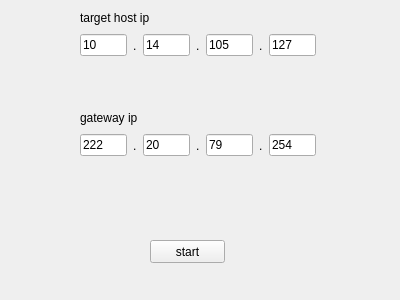
<?xml version="1.0" encoding="UTF-8"?>
<ui version="4.0">
 <class>ArpAttacker</class>
 <widget class="QWidget" name="ArpAttacker">
  <property name="geometry">
   <rect>
    <x>0</x>
    <y>0</y>
    <width>400</width>
    <height>300</height>
   </rect>
  </property>
  <property name="windowTitle">
   <string>Form</string>
  </property>
  <widget class="QWidget" name="horizontalLayoutWidget">
   <property name="geometry">
    <rect>
     <x>80</x>
     <y>30</y>
     <width>236</width>
     <height>31</height>
    </rect>
   </property>
   <layout class="QHBoxLayout" name="horizontalLayout">
    <item>
     <widget class="QLineEdit" name="tip1">
      <property name="text">
       <string>10</string>
      </property>
     </widget>
    </item>
    <item>
     <widget class="QLabel" name="label">
      <property name="text">
       <string>.</string>
      </property>
     </widget>
    </item>
    <item>
     <widget class="QLineEdit" name="tip2">
      <property name="text">
       <string>14</string>
      </property>
     </widget>
    </item>
    <item>
     <widget class="QLabel" name="label_2">
      <property name="text">
       <string>.</string>
      </property>
     </widget>
    </item>
    <item>
     <widget class="QLineEdit" name="tip3">
      <property name="text">
       <string>105</string>
      </property>
     </widget>
    </item>
    <item>
     <widget class="QLabel" name="label_4">
      <property name="text">
       <string>.</string>
      </property>
     </widget>
    </item>
    <item>
     <widget class="QLineEdit" name="tip4">
      <property name="text">
       <string>127</string>
      </property>
     </widget>
    </item>
   </layout>
  </widget>
  <widget class="QLabel" name="label_5">
   <property name="geometry">
    <rect>
     <x>80</x>
     <y>10</y>
     <width>101</width>
     <height>16</height>
    </rect>
   </property>
   <property name="text">
    <string>target host ip</string>
   </property>
  </widget>
  <widget class="QPushButton" name="startButton">
   <property name="geometry">
    <rect>
     <x>150</x>
     <y>240</y>
     <width>75</width>
     <height>23</height>
    </rect>
   </property>
   <property name="text">
    <string>start</string>
   </property>
  </widget>
  <widget class="QLabel" name="isSuccessful">
   <property name="geometry">
    <rect>
     <x>160</x>
     <y>270</y>
     <width>54</width>
     <height>12</height>
    </rect>
   </property>
   <property name="text">
    <string/>
   </property>
  </widget>
  <widget class="QLabel" name="label_6">
   <property name="geometry">
    <rect>
     <x>80</x>
     <y>110</y>
     <width>101</width>
     <height>16</height>
    </rect>
   </property>
   <property name="text">
    <string>gateway ip</string>
   </property>
  </widget>
  <widget class="QWidget" name="horizontalLayoutWidget_2">
   <property name="geometry">
    <rect>
     <x>80</x>
     <y>130</y>
     <width>236</width>
     <height>31</height>
    </rect>
   </property>
   <layout class="QHBoxLayout" name="horizontalLayout_2">
    <item>
     <widget class="QLineEdit" name="gip1">
      <property name="text">
       <string>222</string>
      </property>
     </widget>
    </item>
    <item>
     <widget class="QLabel" name="label_3">
      <property name="text">
       <string>.</string>
      </property>
     </widget>
    </item>
    <item>
     <widget class="QLineEdit" name="gip2">
      <property name="text">
       <string>20</string>
      </property>
     </widget>
    </item>
    <item>
     <widget class="QLabel" name="label_7">
      <property name="text">
       <string>.</string>
      </property>
     </widget>
    </item>
    <item>
     <widget class="QLineEdit" name="gip3">
      <property name="text">
       <string>79</string>
      </property>
     </widget>
    </item>
    <item>
     <widget class="QLabel" name="label_8">
      <property name="text">
       <string>.</string>
      </property>
     </widget>
    </item>
    <item>
     <widget class="QLineEdit" name="gip4">
      <property name="text">
       <string>254</string>
      </property>
     </widget>
    </item>
   </layout>
  </widget>
 </widget>
 <resources/>
 <connections/>
</ui>
